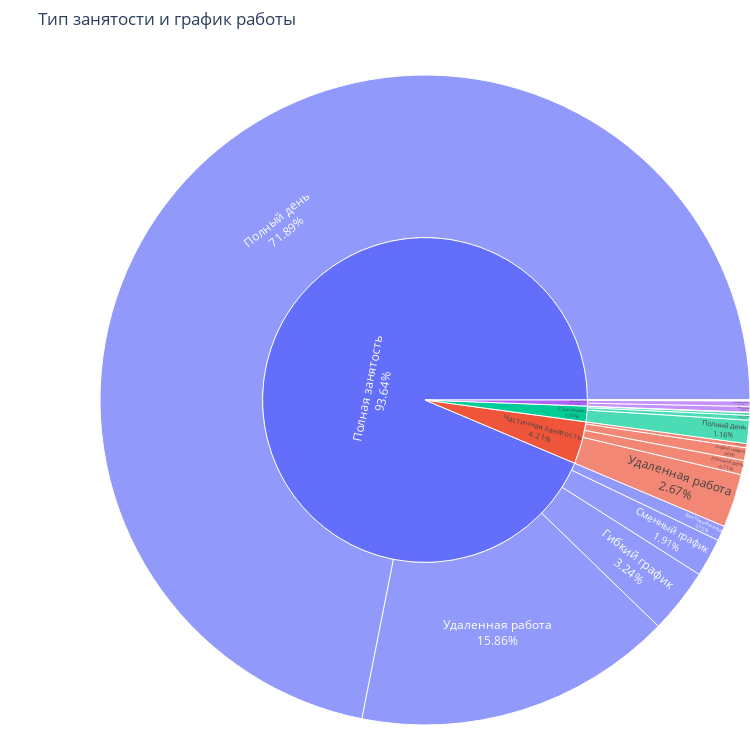

This figure's notebook cell:
### Code cell
fig = px.sunburst(df, path=['employment', 'schedule'], values = 'cnt',
                  width=750, height=750)
fig.update_layout(margin = dict(t=50, l=100, r=0, b=0), title='Тип занятости и график работы') \
    .update_traces(texttemplate="%{label}<br>%{percentEntry:.2%}")
fig.show();
fig.write_image('images/gr1.svg')

### Figure 1 — Plotly figure (JSON) as saved in the notebook; plotly's stock layout.template omitted (floating-point values rounded to 4 significant figures)
{"data": [{"branchvalues": "total", "domain": {"x": [0, 1], "y": [0, 1]}, "hovertemplate": "labels=%{label}<br>cnt=%{value}<br>parent=%{parent}<br>id=%{id}<extra></extra>", "ids": ["Полная занятость/Вахтовый метод", "Проектная работа/Вахтовый метод", "Полная занятость/Гибкий график", "Проектная работа/Гибкий график", "Стажировка/Гибкий график", "Частичная занятость/Гибкий график", "Полная занятость/Полный день", "Проектная работа/Полный день", "Стажировка/Полный день", "Частичная занятость/Полный день", "Полная занятость/Сменный график", "Проектная работа/Сменный график", "Стажировка/Сменный график", "Частичная занятость/Сменный график", "Полная занятость/Удаленная работа", "Проектная работа/Удаленная работа", "Стажировка/Удаленная работа", "Частичная занятость/Удаленная работа", "Полная занятость", "Проектная работа", "Стажировка", "Частичная занятость"], "labels": ["Вахтовый метод", "Вахтовый метод", "Гибкий график", "Гибкий график", "Гибкий график", "Гибкий график", "Полный день", "Полный день", "Полный день", "Полный день", "Сменный график", "Сменный график", "Сменный график", "Сменный график", "Удаленная работа", "Удаленная работа", "Удаленная работа", "Удаленная работа", "Полная занятость", "Проектная работа", "Стажировка", "Частичная занятость"], "name": "", "parents": ["Полная занятость", "Проектная работа", "Полная занятость", "Проектная работа", "Стажировка", "Частичная занятость", "Полная занятость", "Проектная работа", "Стажировка", "Частичная занятость", "Полная занятость", "Проектная работа", "Стажировка", "Частичная занятость", "Полная занятость", "Проектная работа", "Стажировка", "Частичная занятость", "", "", "", ""], "texttemplate": "%{label}<br>%{percentEntry:.2%}", "type": "sunburst", "values": [367, 2, 1593, 18, 116, 312, 35367, 141, 569, 347, 940, 1, 12, 101, 7802, 133, 64, 1312, 46069, 295, 761, 2072]}], "layout": {"height": 750, "legend": {"tracegroupgap": 0}, "margin": {"b": 0, "l": 100, "r": 0, "t": 50}, "title": {"text": "Тип занятости и график работы"}, "width": 750}}
